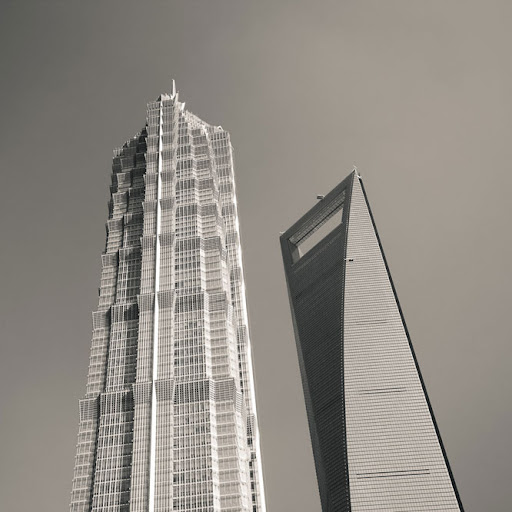
#> input picture HW3/buildings.jpg, 512 x 512 px
$ jupyter execute notebook.ipynb
#> lines starting #> are read from the running program, lines starting #| are printed output that depends on the picture
### Introduction

[cell 1]
import cv2
import numpy as np
import matplotlib.pyplot as plt
from scipy.linalg import qr

The cell below imports the original image

[cell 2]
low_res_img = cv2.imread("buildings.jpg", cv2.IMREAD_GRAYSCALE)
#> low_res_img: shape (512, 512); min 0, max 255, mean 140.4

smoothed_image = cv2.GaussianBlur(low_res_img, (5, 5), 1)
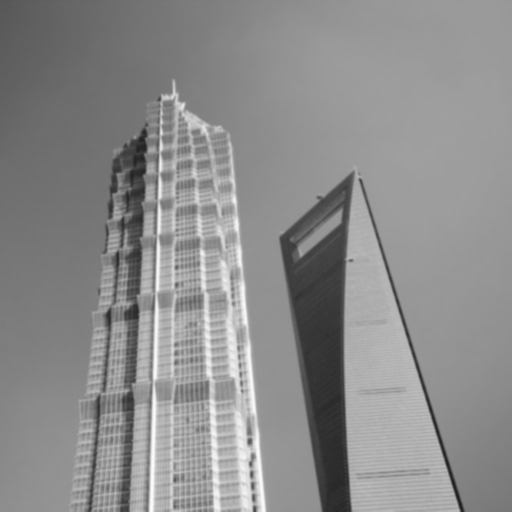
#> smoothed_image: shape (512, 512); min 28, max 252, mean 140.4

plt.imshow(smoothed_image, cmap = "gray")
plt.axis("off")

[cell 3]
height, width = low_res_img.shape
#> height = 512; width = 512
print(f"The original image has a height of {height} pixels")
#| The original image has a height of 512 pixels
print(f"The original image has a width of {width} pixels")
#| The original image has a width of 512 pixels

Now we want to upscale the resolution of this image by upsampling the original image. There exist several techniques to perform this operation: we will opt for bicubic interpolation.

Bicubic interpolation compute the interpolation between a bunch of points. For upscaling we usually consider the two pixels that lay back and the two after along the same axis. We perform it first along rows and then along columns, forming a 4 x 4 grid.

The bicubic interpolation consists in a weighted average bewteen those pixels in the neighborhood. A really common way to assign those weights is the bicubic kernel (Mitchell-Netravali filter). The function to assign weights is defined in the cell below.

[cell 4]
def bicubic_weight(x):
    """Computes the weight for bicubic interpolation."""
    x = abs(x) #compute the distance in terms of pixels
    if x <= 1: #if the pixel is very close, it gives a positive weight
        return (1.5 * x**3) - (2.5 * x**2) + 1
    elif x < 2: #if the pixel is further, it gives a negative weight
        return (-0.5 * x**3) + (2.5 * x**2) - (4 * x) + 2
    else: #if the pixel is even further than 2, then it gives a 0 weight
        return 0

Now we define the one dimensional cubic interpolation for a row of the grid

[cell 5]
def cubic_interpolation(p, x): #x correspond to the position in the grid of the point to interpolate
    """Interpolates a value using 4 known points (p) and position x."""
    return (p[0] * bicubic_weight(x + 1) + #first point of the row is far x (the nearest left old pixel distance + 1) in the row
            p[1] * bicubic_weight(x) + #second point of the row is the nearest left old pixel
            p[2] * bicubic_weight(x - 1) + #third point of the row has a distance of (1 - left nearest pixel's distance) and it is the right nearest pixel
            p[3] * bicubic_weight(x - 2)) #fourh point of the row is far the same of the previous plus 1

Now, for each point in the new image rescaled, we build a grid and interpolate first along x-axis, then we apply a weight that depend on the shift on the y-axis (clearly this shift is identical for the same row)

[cell 6]
def bicubic_interpolation(image, x, y):
    """Performs bicubic interpolation at non-integer coordinates (x, y)."""
    x0, y0 = int(x), int(y)  # Top left corner of the grid
    result = 0

    # Iterate over the 4×4 grid of neighboring pixels
    for i in range(-1, 3):
        row = [] #element in the same row
        for j in range(-1, 3):
            px = min(max(x0 + j, 0), image.shape[1] - 1) #ensures we do not get out of the border
            py = min(max(y0 + i, 0), image.shape[0] - 1) #ensures we do not get out of the border
            row.append(image[py, px]) #get the corresponding pixel of the grid from the old image

        result += cubic_interpolation(row, x - x0) * bicubic_weight(y - y0) #apply the interpolation along x and then apply a weight for y-shift

    return np.clip(result, 0, 255)

[cell 7]
def resize_bicubic(image, scale_factor = 2):
    """Resizes an image using bicubic interpolation."""
#> called with scale_factor = 3
    new_height = int(image.shape[0] * scale_factor) #scaled height
#> new_height = 1536
    new_width = int(image.shape[1] * scale_factor) #scaled width
#> new_width = 1536
    new_image = np.zeros((new_height, new_width)) #initialize the new image

    for i in range(new_height):
        for j in range(new_width):
            # Map new pixel to old image space
            old_x = j / scale_factor #new pixel in the old image x-position
            old_y = i / scale_factor #new pixel in the old image y-position
            new_image[i, j] = bicubic_interpolation(image, old_x, old_y)
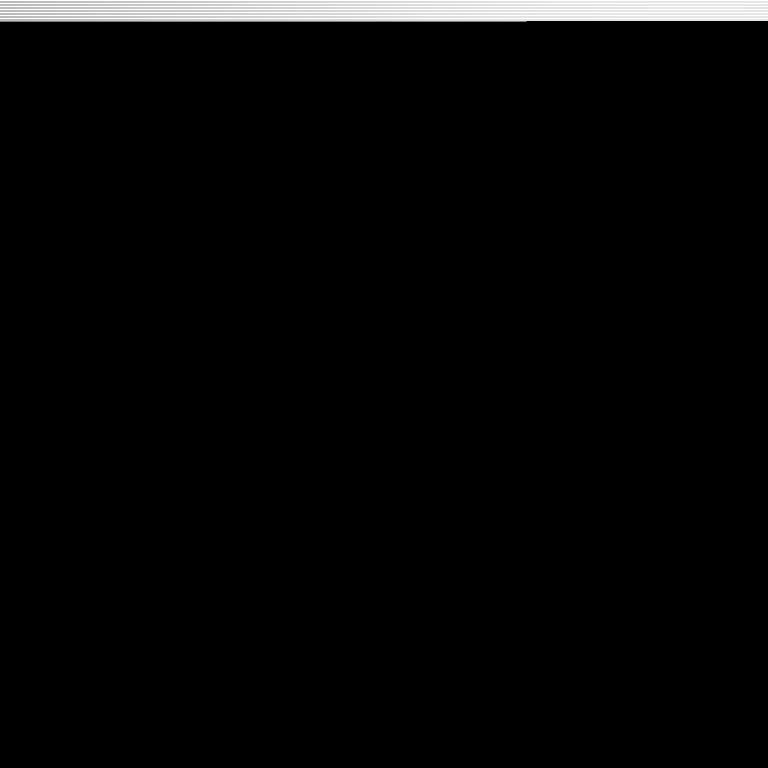
#> new_image: shape (1536, 1536) float64 (shown at 1/2 size); min 0, max 255, mean 6.3

    return new_image.astype(np.uint8)
